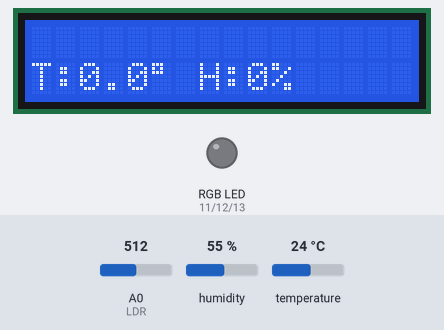
A sketch run on a simulated Arduino Uno, built with avr-gcc and run on an emulated ATmega328P. On the bench: 16×2 character LCD, an RGB LED mixed from three pins (HIGH = lit). The inputs (shaded band) are chosen by the test bench; at power-on: humidity 55 %, temperature 24 °C, A0 (LDR) = 512. What the sketch prints to the serial monitor is not drawn.

Above: at 1.2 s.
1.3 s: humidity set to 22 %
At 2.6 s:
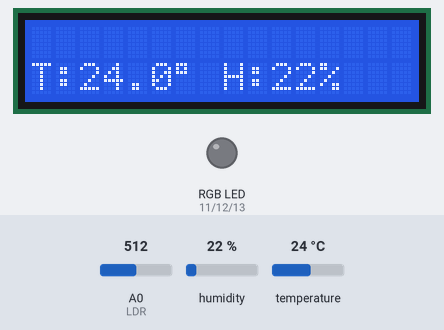
3.5 s: temperature set to 1 °C
At 7.0 s:
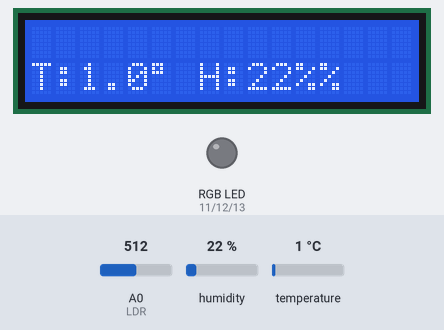
9.0 s: humidity set to 40 %
At 11.2 s:
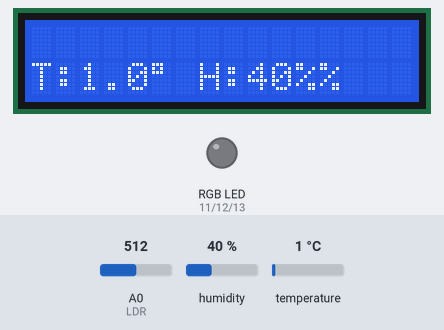
11.5 s: temperature set to 12 °C
At 14.4 s:
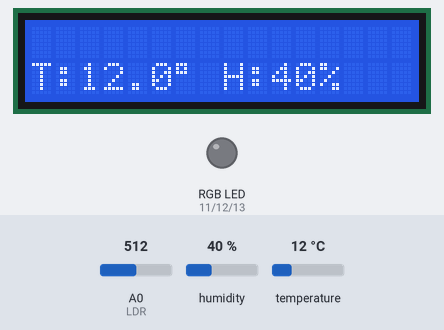
Timing chart, 0 to 15.9 s (numbered marks = the images above; inputs shaded):
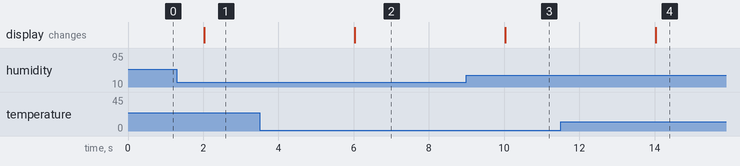

The sketch:

ledRGBJSON.ino
```cpp
/*Realizado por
Angel Antelmo Gutierrez Gadea
Genaro Alfredo Silva Espinoza
Alejandro Hernandez Hernandez
*/

#include <LiquidCrystal.h>
#include <ArduinoJson.h>
#include <ArduinoJson.hpp>
#include <DHT.h>
#include <DHT_U.h>
LiquidCrystal lcd(8,7,5,4,3,2);

int red, green, blue;
int r = 11;
int g = 12;
int b = 13;
int SENSOR = 10;
float tempC;
int humed;
int LDR = A0;
int intensidad = 0;
unsigned long previoMillis = 0;
unsigned long actualMillis = 0;

unsigned long previoMillis2 = 0;
unsigned long actualMillis2 = 0;

const long intervalo = 2000;
const long intervalo2 =4000;

DHT dht (SENSOR, DHT11);

void setup() {
  // put your setup code here, to run once:
  lcd.begin(16,2);
  Serial.begin(9600);
  pinMode(r,OUTPUT);
  pinMode(g,OUTPUT);
  pinMode(b,OUTPUT);
  pinMode(LDR, INPUT);
  dht.begin();
  Serial.println("");
  Serial.println("Escribe la cadena rgb (ejemplo: {\"r\":21,\"g\":51,\"b\":100}):");
  Serial.println("");

}

void loop() {
  // put your main code here, to run repeatedly:
  lcd.setCursor(2,0);
  if(Serial.available() > 0){
    String cadena1 = Serial.readStringUntil('\n');
    cadena1.trim();

    //Serial.println("\nCadena RGB ingresada: " + cadena1);

    int resultado = procesarJson(cadena1, red, green, blue);

    if (resultado == 1) {
      Serial.println("");
      Serial.println("Valores extraídos:");
      Serial.print("Rojo: ");
      Serial.println(red);
      Serial.print("Verde: ");
      Serial.println(green);
      Serial.print("Azul: ");
      Serial.println(blue);

      lcd.clear();
      lcd.setCursor(0, 0);
      lcd.print("RGB:");
      lcd.print(red);
      lcd.print(",");
      lcd.print(green);
      lcd.print(",");
      lcd.print(blue);

      analogWrite(r, red);
      analogWrite(g, green);
      analogWrite(b, blue);
    }
  }

  leerDHT11();
  leerLDR();

}

int procesarJson(const String &cadena, int &red, int &green, int &blue) {
  StaticJsonDocument<128> doc;

  DeserializationError error = deserializeJson(doc, cadena);
  if (error) {
    Serial.println("Error al convertir a JSON:");
    Serial.println(error.c_str());
    return -1;
  }

  if (doc.containsKey("r") && doc.containsKey("g") && doc.containsKey("b")) {
    red = doc["r"];
    green = doc["g"];
    blue = doc["b"];
    return 1;
  } else {
    Serial.println("Error: Faltan campos en el JSON.");
    return -2;
  }
}

int leerDHT11(){

  actualMillis = millis();
  if(actualMillis - previoMillis >= intervalo){
    previoMillis = actualMillis;
      tempC = dht.readTemperature();
      humed = dht.readHumidity();
      //Serial.println("tempC: " + String(tempC,1));
      //Serial.println("humed: " + String(humed));
  }

  lcd.setCursor(0,1);
  lcd.print("T:");
  lcd.print(tempC,1);
  lcd.print((char)223);
  lcd.print(" ");
  lcd.print("H:");
  lcd.print(humed);
  lcd.print("%");
}

int leerLDR(){
  actualMillis2 = millis();
  if(actualMillis2 - previoMillis2 >= intervalo2){
    previoMillis2 = actualMillis2;
    intensidad = analogRead(LDR);
    //Serial.println("LDR: " + String(intensidad));
      String cadena = "{\"tempC\": " + String(tempC) + ", \"humed\": " + String(humed) + ", \"LDR\": " + String(intensidad) + "\}";
      Serial.println(cadena);
  }
}
```

Measured:
- after the input at 1.3 s, the display: changes after 0.73 s (image 1)
- after the input at 3.5 s, the display: changes after 2.5 s (image 2)
- after the input at 9.0 s, the display: changes after 1.0 s (image 3)
- after the input at 11.5 s, the display: changes after 2.5 s (image 4)
